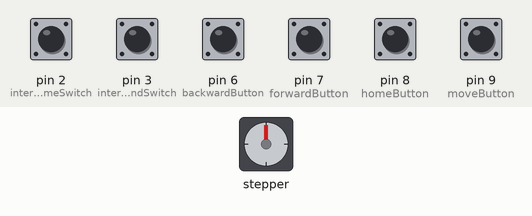
Bench run of a sketch on a simulated Arduino Uno, built with avr-gcc and run on an emulated ATmega328P. Shown: stepper motor. Wiring (inferred from the names in the program): stepper motor driver (1000 steps per turn assumed): step pin 11; direction pin 12. Inputs (shaded band) come from the test bench; at power-on: pin 2 (interruptHomeSwitch), pin 3 (interruptEndSwitch) HIGH, pin 6 (backwardButton), pin 7 (forwardButton), pin 8 (homeButton), pin 9 (moveButton) LOW.

Above: at 1.2 s.
1.3 s: pin 6 (backwardButton) pulled HIGH for 1 s
At 2.6 s:
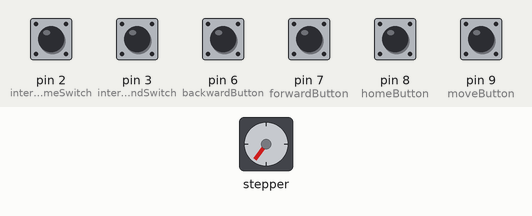
3.8 s: pin 7 (forwardButton) pulled HIGH for 0.15 s
At 4.4 s:
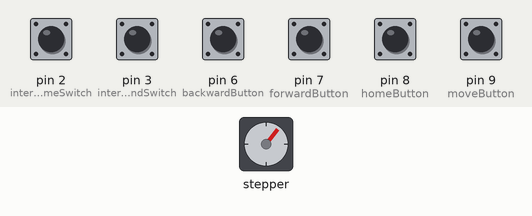
5.4 s: pin 2 (interruptHomeSwitch) pulled LOW for 0.15 s
At 6.2 s:
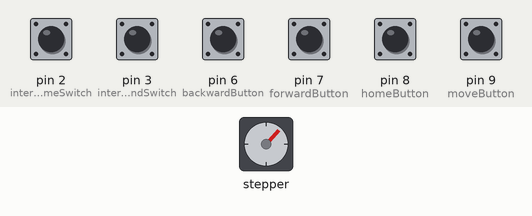
7.0 s: pin 7 (forwardButton) pulled HIGH for 1 s
At 9.1 s:
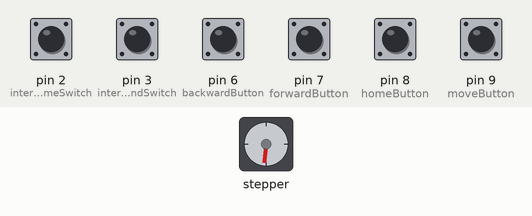
9.5 s: pin 6 (backwardButton) pulled HIGH for 1 s
At 10.25 s:
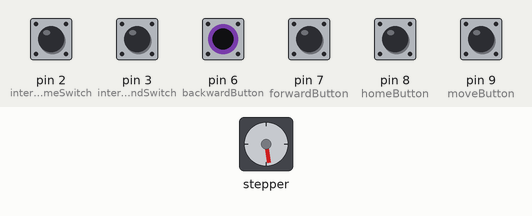
12.0 s: pin 7 (forwardButton) pulled HIGH for 0.15 s
At 13.0 s:
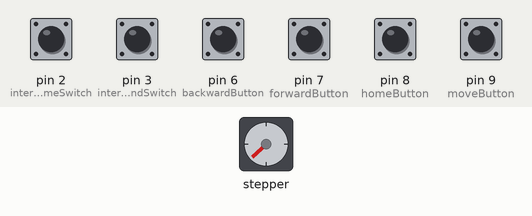
Timing chart, 0 to 14.6 s (numbered marks = the images above; inputs shaded):
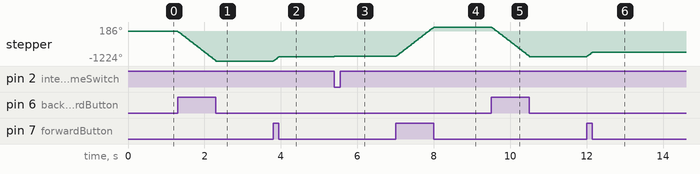

Measured:
- after the input at 1.3 s, stepper: turns 1224° counter-clockwise in 1.0 s, starting at once
- after the input at 3.8 s, stepper: turns 183° clockwise in 0.15 s, starting at once
- after the input at 7.0 s, stepper: turns 1223° clockwise in 1.0 s, starting at once
- after the input at 9.5 s, stepper: turns 1224° counter-clockwise in 1.0 s, starting at once
- after the input at 12.0 s, stepper: turns 184° clockwise in 0.15 s, starting at once

The sketch:

boxJointJig.ino
```cpp
#include "MyClass.h"

// CHANGE DEPENDING ON REQUIREMENTS:
const float bladeKerf         =   2.8;
const float fingerWidth       =   15.0;
const boolean startWithSlot   =   false;
const boolean DO_LOG          =   false;


// CONSTANTS FOR GLOBAL USE
const int maxSpeed = 250;
const int mmPerRev = 5.0;
const int stepsPerRev = 1000;
const double expBladeKerf = 0;

// INTERRUPTS
const int interruptHomeSwitch = 2;    // used for home switch limit switch, NC (Normally Closed --> HIGH)
const int interruptEndSwitch = 3;     // pin for end limit swith, NC (Normally Closed --> HIGH)

// STEPPER DRIVER PINS
const int pulPin = 11;
const int dirPin = 12;

// BUTTON PINS
const int homeButton = 8;
const int moveButton = 9;
const int backwardButton = 6;
const int forwardButton = 7;
const int resetButton = 5;

MyClass StepperMotor(pulPin, dirPin, maxSpeed, mmPerRev, stepsPerRev);

int cutNumber = 0;
int fingerNumber = 0;
long slotFirstPosition = 0;
boolean enableCutting = false;

boolean moveButtonPressed = false;
boolean homeButtonPressed = false;
boolean homeButtonPressState = false;
boolean backwardButtonPressed = false;
boolean forwardButtonPressed = false;


void setup() {
  // NOTE - Interrupt limit switches has to be Normally Closed = HIGH
  attachInterrupt(digitalPinToInterrupt(interruptHomeSwitch), homeTrigger, FALLING);
  attachInterrupt(digitalPinToInterrupt(interruptEndSwitch), endTrigger, FALLING);
  pinMode(pulPin, OUTPUT);
  pinMode(dirPin, OUTPUT);
  pinMode(homeButton, INPUT);
  pinMode(moveButton, INPUT);
  pinMode(backwardButton, INPUT);
  pinMode(forwardButton, INPUT);
  digitalWrite(dirPin, LOW);

  if (DO_LOG) {
    Serial.begin(2000000);

    Serial.println("******************************************************************************");
    Serial.print("Position: ");
    Serial.println(StepperMotor.getPosition());

    Serial.print("BladeKerf: ");
    Serial.println(bladeKerf);

    Serial.print("Finger width: ");
    Serial.println(fingerWidth);

    Serial.print("expBladeKerf: ");
    Serial.println(expBladeKerf);
  }
}

void loop() {
  // backwardButton button logic----------------------------------------------------------------
  if (digitalRead(backwardButton) == HIGH) {
    //Serial.println("backwardButton is HIGH");
    StepperMotor.step(-1);
    enableCutting = false;
    delayMicroseconds(maxSpeed);
  }


  // forwardButton button logic----------------------------------------------------------------
  if (digitalRead(forwardButton) == HIGH) {
    //Serial.println("forwardButton is HIGH");
    StepperMotor.step(1);
    enableCutting = false;
    delayMicroseconds(maxSpeed);
  }


  // Home button logic----------------------------------------------------------------
  if (digitalRead(homeButton) == HIGH && homeButtonPressed == false) {
    delay(100);
    homeButtonPressed = true;
    StepperMotor.setPosition(0);
    cutNumber = 0;
    fingerNumber = 0;
    slotFirstPosition = 0;
    enableCutting = true;
    // Vibrate to indicate home set
    StepperMotor.stepSteps(5);
    delay(100);
    StepperMotor.stepSteps(-5);
  }
  if (digitalRead(homeButton) == LOW && homeButtonPressed == true) homeButtonPressed = false;


  // Move button logic----------------------------------------------------------------
  if (digitalRead(moveButton) == HIGH && moveButtonPressed == false && enableCutting == true) {
    delay(100);
    moveButtonPressed = true;
    cutNumber++;
    switch (cutNumber) {
      case 1:
        fingerNumber++;
        // DO THIS FOR FIRST CUT ONLY
        if (slotFirstPosition == 0 && startWithSlot == false) {
          // Substract half of the expBladeKerf to be just a bit shorter than needed, making for a wider slot and narrower finger
          StepperMotor.stepMm(fingerWidth + bladeKerf - expBladeKerf);
          Serial.println(StepperMotor.stepsToMm(StepperMotor.getPosition()));
        }
        if (slotFirstPosition == 0 && startWithSlot == true) {
          StepperMotor.stepMm(bladeKerf);
        }

        // IF WE ARE IN ANY OTHER THAN FIRST CUT, DO THIS
        if (slotFirstPosition != 0) {
          StepperMotor.stepSteps((slotFirstPosition - StepperMotor.getPosition()) + StepperMotor.mmToSteps(2 * fingerWidth - expBladeKerf));
          if (DO_LOG) Serial.println(StepperMotor.stepsToMm(StepperMotor.getPosition()));
        }

        slotFirstPosition = StepperMotor.getPosition();
        break;
      case 2:
        // MOVE FORWARD TO THE OTHER END OF THE SLOT AND ADD 0.5 expBladeKerf TO MAKE IT SLIGHTLY WIDER
        //StepperMotor.stepMm(fingerWidth + expBladeKerf);
        StepperMotor.stepMm(fingerWidth - bladeKerf + expBladeKerf);
        if (DO_LOG) Serial.println(StepperMotor.stepsToMm(StepperMotor.getPosition()));
        // CHECK IF WE HAVE COME FAR ENOUGHT AND CUT ALL THE MATERIAL --> READY TO CUT THE NEXT SLOT
        if (slotFirstPosition > (StepperMotor.getPosition() - StepperMotor.mmToSteps(bladeKerf * 0.9))) cutNumber = 0;
        break;
      default:
        StepperMotor.stepMm(-(bladeKerf * 0.9));
        if (DO_LOG) Serial.println(StepperMotor.stepsToMm(StepperMotor.getPosition()));
        // CHECK IF WE HAVE COME FAR ENOUGHT AND CUT ALL THE MATERIAL --> READY TO CUT THE NEXT SLOT
        if (slotFirstPosition > (StepperMotor.getPosition() - StepperMotor.mmToSteps(bladeKerf * 0.9))) cutNumber = 0;
      break;
    }
  }
  if (digitalRead(moveButton) == LOW && moveButtonPressed == true) moveButtonPressed = false;
}

void homeTrigger() {
  StepperMotor.stepSteps(10);
}

void endTrigger() {
  StepperMotor.stepSteps(-10);
}

void testSteps(int steps) {
  StepperMotor.stepSteps(steps);
}

void testMm(float mm) {
  StepperMotor.stepMm(mm);
}
```

MyClass.cpp
```cpp
#include "MyClass.h"
#include <Arduino.h>

MyClass::MyClass(int pul_pin, int dir_pin, int max_speed, float mmPerRev, float stepsPerRev) {
  _dir_pin = dir_pin;
  _pul_pin = pul_pin;
  _max_speed = max_speed;
  _mmPerRev = mmPerRev;
  _stepsPerRev = stepsPerRev;
  _position = 0;
  pinMode(_pul_pin, OUTPUT);
  pinMode(_dir_pin, OUTPUT);
  digitalWrite(_dir_pin, LOW);
}

void MyClass::step(int step) {
  // determine direction
  int x = 0;
  x = step < 0 ? LOW : HIGH;
  digitalWrite(_dir_pin, x);

  // do the step
  digitalWrite(_pul_pin, HIGH);
  digitalWrite(_pul_pin, LOW);

  // set the position according to direction
  _position = step < 0 ? _position += 1 : _position -= 1;
}

void MyClass::stepSteps(int steps) {
  //determine direction
  int x = 0;
  x = steps > 0 ? HIGH : LOW;
  digitalWrite(_dir_pin, x);

  // do the steps
  for (int i = 1; i <= abs(steps); i++) {
    digitalWrite(_pul_pin, HIGH);
    digitalWrite(_pul_pin, LOW);
    // update position. if steps positive, add one step. if steps negative, subtract one step
    _position = steps > 0 ? _position += 1 : _position -= 1;
    delayMicroseconds(_max_speed);
  }
}

void MyClass::stepMm(float mm) {
  this->stepSteps(this->mmToSteps(mm));
}

void MyClass::setPosition(int pos) {
  _position =+ pos;
}

long MyClass::getPosition() {
  return _position;
}

void MyClass::goToPosition(long position) {
  int x = 0;
  x = (position - this->getPosition() > 0) ? LOW : HIGH;
  if (x != 0) digitalWrite(_dir_pin, x);
  while (position != this->getPosition()) {
    this->step(position - this->getPosition());
    delayMicroseconds(_max_speed);
  }
}

long MyClass::mmToSteps(float mm) {
  float temp;
  temp = float(this->_mmPerRev) / float(this->_stepsPerRev);
  temp = mm / temp;
  return temp;
}

float MyClass::stepsToMm (unsigned long steps) {
  float temp;
  temp = float(this->_mmPerRev) / float(this->_stepsPerRev) * float(steps);
  return temp;
}
```

MyClass.h
```cpp
#ifndef MyClass_h
#define MyClass_h

#include <Arduino.h>

class MyClass {
public:
  MyClass(int pul_pin, int dir_pin, int max_speed, float mmPerRev, float stepsPerRev);
  void step(int step);
  void stepSteps(int steps);
  void stepMm(float mm);
  void setPosition(int step);
  long getPosition();
  void goToPosition(long position);
  long mmToSteps(float mm);
  float stepsToMm(unsigned long steps);
  float c0, d;

private:
  int _pul_pin;
  int _dir_pin;
  unsigned int _c0;
  float _d;
  int _max_speed;
  long _position;
  long _accel_position;
  long _ramp_up_step_count;
  float _mmPerRev;
  float _stepsPerRev;
};

#endif
```
